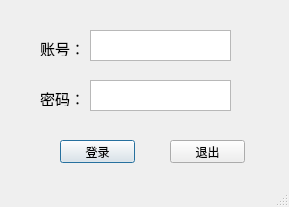
<?xml version="1.0" encoding="UTF-8"?>
<ui version="4.0">
 <class>login</class>
 <widget class="QDialog" name="login">
  <property name="geometry">
   <rect>
    <x>0</x>
    <y>0</y>
    <width>289</width>
    <height>207</height>
   </rect>
  </property>
  <property name="windowTitle">
   <string>login</string>
  </property>
  <property name="toolTipDuration">
   <number>6</number>
  </property>
  <property name="sizeGripEnabled">
   <bool>true</bool>
  </property>
  <widget class="QPushButton" name="pushButton">
   <property name="geometry">
    <rect>
     <x>60</x>
     <y>140</y>
     <width>75</width>
     <height>23</height>
    </rect>
   </property>
   <property name="text">
    <string>登录</string>
   </property>
  </widget>
  <widget class="QPushButton" name="pushButton_2">
   <property name="geometry">
    <rect>
     <x>170</x>
     <y>140</y>
     <width>75</width>
     <height>23</height>
    </rect>
   </property>
   <property name="text">
    <string>退出</string>
   </property>
  </widget>
  <widget class="QLabel" name="label">
   <property name="geometry">
    <rect>
     <x>40</x>
     <y>40</y>
     <width>41</width>
     <height>16</height>
    </rect>
   </property>
   <property name="font">
    <font>
     <family>Arial</family>
     <pointsize>11</pointsize>
    </font>
   </property>
   <property name="text">
    <string>账号：</string>
   </property>
  </widget>
  <widget class="QLabel" name="label_2">
   <property name="geometry">
    <rect>
     <x>40</x>
     <y>90</y>
     <width>41</width>
     <height>16</height>
    </rect>
   </property>
   <property name="font">
    <font>
     <family>Arial</family>
     <pointsize>11</pointsize>
    </font>
   </property>
   <property name="text">
    <string>密码：</string>
   </property>
  </widget>
  <widget class="QTextEdit" name="textEdit">
   <property name="geometry">
    <rect>
     <x>90</x>
     <y>30</y>
     <width>141</width>
     <height>31</height>
    </rect>
   </property>
  </widget>
  <widget class="QTextEdit" name="textEdit_2">
   <property name="geometry">
    <rect>
     <x>90</x>
     <y>80</y>
     <width>141</width>
     <height>31</height>
    </rect>
   </property>
  </widget>
 </widget>
 <resources/>
 <connections>
  <connection>
   <sender>pushButton_2</sender>
   <signal>clicked()</signal>
   <receiver>login</receiver>
   <slot>close()</slot>
   <hints>
    <hint type="sourcelabel">
     <x>209</x>
     <y>182</y>
    </hint>
    <hint type="destinationlabel">
     <x>240</x>
     <y>203</y>
    </hint>
   </hints>
  </connection>
 </connections>
</ui>
